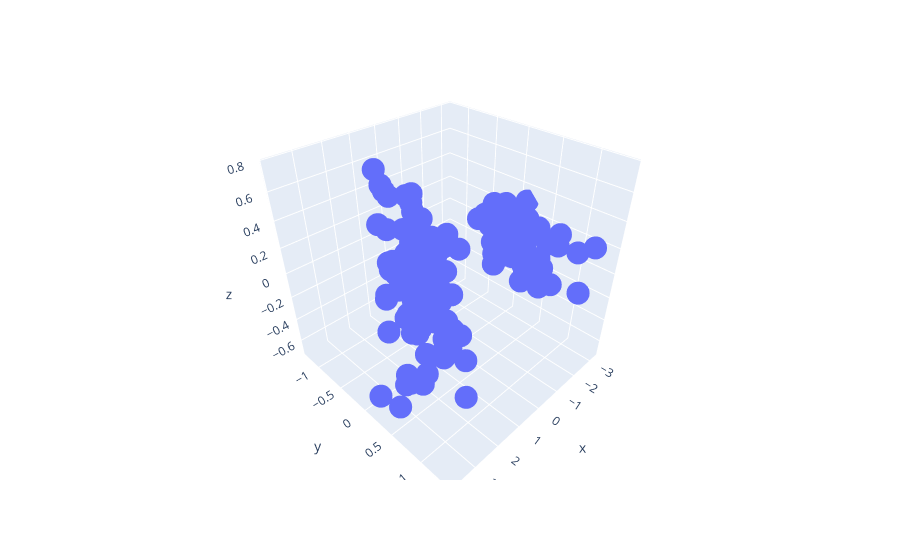

The cell this chart's notebook holds for it:
### Code cell
X = df.drop(columns='species')
features = KernelPCA(n_components=3).fit_transform(X)
px.scatter_3d(x=features[:,0],y = features[:,1], z =features[:,2])

### Figure 1 — Plotly figure (JSON) as saved in the notebook; plotly's stock layout.template omitted (floating-point values rounded to 4 significant figures; data arrays with more than 128 entries replaced by an {"elided": "..."} marker saying what was removed)
{"data": [{"hovertemplate": "x=%{x}<br>y=%{y}<br>z=%{z}<extra></extra>", "legendgroup": "", "marker": {"color": "#636efa", "symbol": "circle"}, "mode": "markers", "name": "", "scene": "scene", "showlegend": false, "type": "scatter3d", "x": {"elided": "150 float values"}, "y": {"elided": "150 float values"}, "z": {"elided": "150 float values"}}], "layout": {"legend": {"tracegroupgap": 0}, "margin": {"t": 60}, "scene": {"domain": {"x": [0, 1], "y": [0, 1]}, "xaxis": {"title": {"text": "x"}}, "yaxis": {"title": {"text": "y"}}, "zaxis": {"title": {"text": "z"}}}}}
